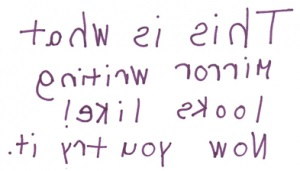
#> input picture predictia-backend/app/ml_model/dyslexia/input/hw_05.jpg, 300 x 171 px
$ jupyter execute --allow-errors Dyslexia_Prediction.ipynb
#> lines starting #> are read from the running program, lines starting #| are printed output that depends on the picture; after the words box and inside, x2 and y2 are one past the last pixel; in counts of white or black regions, pixels touching at a corner belong together
# Final Working

[cell 1]
# Load Trained Model from dyslexia_model
from tensorflow import keras
#> (the rest of this cell did not finish here and is left out)

[cell 2]
# Basic Testing based on image [ available in dataset ]
import cv2
import numpy as np

# Read Actual Image
char = cv2.imread('Gambo/Train/Reversal/1_31975.png')
# Convert it to 28x28
#> (the rest of this cell did not finish here and is left out)

[cell 3]
# Actual Testing based on captured image
'''
    1. Read Handwriting image
    2. Convert it to grayscale
    3. Obtained it's Threshold
    4. Clean image [ morphological operations ]
    5. Detect color changes on image [ findContours ]
        5.1 : Iterate over each change
        5.2 : get exact character co-ordinates [ boundingRect ]
        5.3 : Crop character from actual image using co-ordinates
        5.4 : Convert cropped image into RGB
        5.5 : Resize it to 28x28
        5.6 : store all characters in array [seperated_chars]
    6. Pass seperated_chars array to model for prediction
    7. Obtain mean of predicted array [ column ]
    8. (prediction_mean_arr[0] > prediction_mean_arr[1]) ? Not Dected : Dected
'''
# Load the image
img = cv2.imread('input/hw_05.jpg')
#> img is the input picture: shape (171, 300, 3); mean B, G, R 244, 241, 244.1

# Convert the image to grayscale
gray = cv2.cvtColor(img, cv2.COLOR_BGR2GRAY)

# Threshold the image to segment the characters
_, thresholded = cv2.threshold(gray, 128, 255, cv2.THRESH_BINARY_INV)
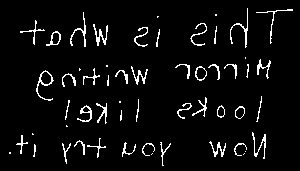
#> thresholded: shape (171, 300); 4.9% white in thin lines or dots, all inside (x1, y1, x2, y2) = (9, 8, 293, 166)

# Perform morphological operations to clean up the image
kernel = cv2.getStructuringElement(cv2.MORPH_ELLIPSE, (3,3))
thresholded = cv2.morphologyEx(thresholded, cv2.MORPH_CLOSE, kernel)
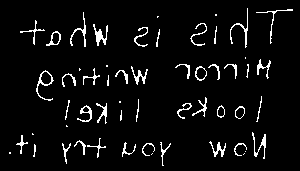
#> thresholded: shape (171, 300); 5.1% white in thin lines or dots, all inside (x1, y1, x2, y2) = (9, 8, 293, 166)

# Find the contours of the characters
contours, _ = cv2.findContours(thresholded, cv2.RETR_EXTERNAL, cv2.CHAIN_APPROX_SIMPLE)
#> contours = 55 contours, 24 with area under 20; largest, box (x1, y1, x2, y2) and area: (36, 70, 54, 101) 162, (195, 66, 207, 81) 116, (46, 31, 61, 46) 108, (235, 106, 245, 119) 86, (93, 24, 108, 46) 85

# Iterate through the contours
seperated_chars = []
for i, contour in enumerate(contours):
    # Get the bounding rectangle of the contour
    x, y, w, h = cv2.boundingRect(contour)
    # Crop the character using array slicing
    character = thresholded[y:y+h, x:x+w]

    #convert each image into RGB format and pass it to model
    rgb = cv2.cvtColor(character, cv2.COLOR_GRAY2RGB)
    seperated_chars.append(cv2.resize(rgb, (28, 28)))
#> this loop made 55 passes
#> (x, y, w, h) on passes 5, 6, 7, 8, 9, 10, 11, 12, 13, 14, 16, 18: (33, 144, 3, 13), (234, 143, 13, 13), (142, 143, 13, 13), (62, 143, 9, 21), (160, 142, 11, 24), (122, 142, 14, 15), (209, 141, 17, 16), (74, 140, 12, 15), (87, 138, 19, 20), (16, 135, 12, 19), (252, 132, 14, 27), (120, 110, 2, 11)
#> (contour, x, y, w, h, character) on passes 1, 2, 3, 15, 17, 24: ([[244, 153], [243, 154]], 243, 153, 2, 2, [[0, 255], [255, 0]]), ([[152, 153], [151, 154]], 151, 153, 2, 2, [[0, 255], [255, 0]]), ([[9, 152], [9, 153], [10, 153], [10, 152]], 9, 152, 2, 2, [[255, 255], [255, 255]]), ([[32, 133], [32, 134], [33, 134]], 32, 133, 2, 2, [[255, 0], [255, 255]]), ([[66, 125], [66, 126], [67, 126]], 66, 125, 2, 2, [[255, 0], [255, 255]]), ([[119, 101], [119, 102], [120, 102], [120, 101]], 119, 101, 2, 2, [[255, 255], [255, 255]])
#> after the loop, seperated_chars = 55 items

#> (the rest of this cell did not finish here and is left out)

$ run again, with predictia-backend/app/ml_model/dyslexia/input/hw_01.jpg copied over predictia-backend/app/ml_model/dyslexia/input/hw_05.jpg
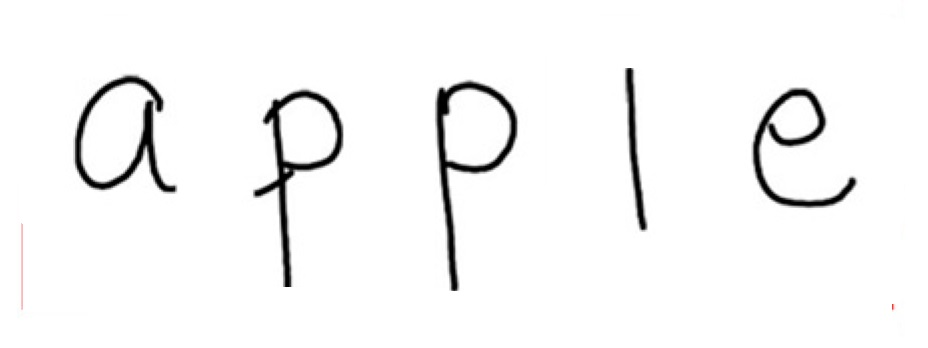
#> input picture predictia-backend/app/ml_model/dyslexia/input/hw_01.jpg, 928 x 348 px
#> img is the input picture: shape (348, 928, 3); mean B, G, R 246.1, 246.1, 246.1
#> `_, thresholded = cv2.threshold(gray, 128, 255, cv2.THRESH_BINARY_INV)`:
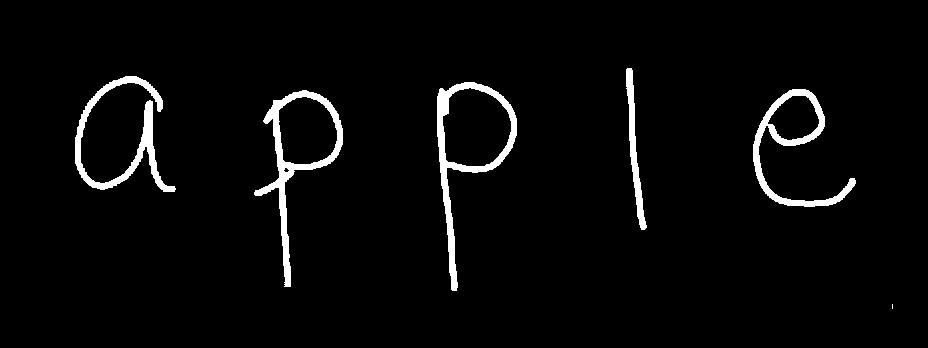
#> thresholded: shape (348, 928); 3.4% white; 6 white regions (1 under 20 px), largest, box (x1, y1, x2, y2) and area: (437, 82, 517, 291) 2664, (254, 90, 343, 287) 2645, (75, 76, 176, 192) 2460, (753, 89, 856, 207) 2186, (626, 68, 647, 230) 1055
#> contours = 6 contours, 1 with area under 20; largest, box (x1, y1, x2, y2) and area: (437, 82, 517, 291) 6616, (254, 90, 343, 287) 5562, (753, 89, 856, 207) 3504, (75, 76, 176, 192) 2169, (626, 68, 647, 230) 890
#> the loop `for i, contour in enumerate(contours):` made 6 passes
#> (x, y, w, h) on passes 2 to 6: (254, 90, 89, 197), (753, 89, 103, 118), (437, 82, 80, 209), (75, 76, 101, 116), (626, 68, 21, 162)
#> after the loop `for i, contour in enumerate(contours):`:
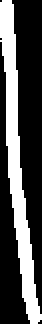
#> character: shape (162, 21) (shown 2 times larger); 31% white; 1 white region, box (x1, y1, x2, y2) and area: (0, 0, 21, 162) 1055
#> after the loop `for i, contour in enumerate(contours):`: seperated_chars = 6 items

$ run again, with predictia-backend/app/ml_model/dyslexia/input/hw_02.jpg copied over predictia-backend/app/ml_model/dyslexia/input/hw_05.jpg
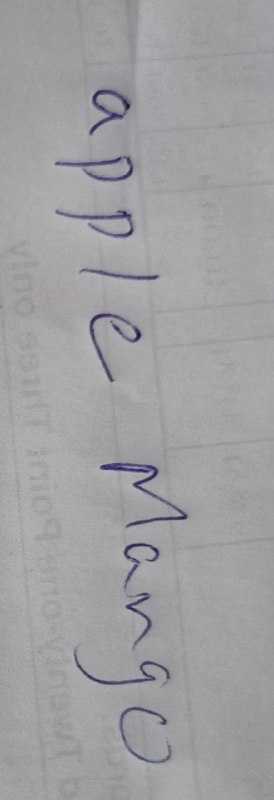
#> input picture predictia-backend/app/ml_model/dyslexia/input/hw_02.jpg, 274 x 800 px
#> img is the input picture: shape (800, 274, 3); mean B, G, R 162.3, 160, 160.4
#> `_, thresholded = cv2.threshold(gray, 128, 255, cv2.THRESH_BINARY_INV)`:
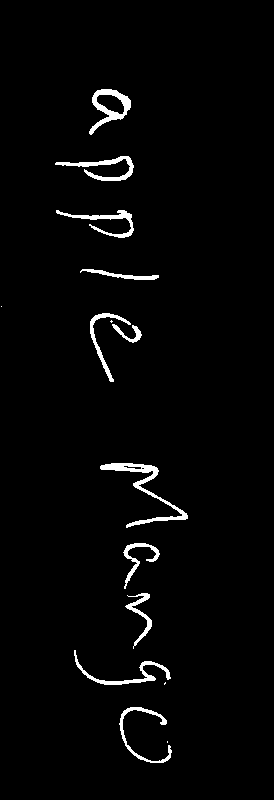
#> thresholded: shape (800, 274); 2.4% white; 15 white regions (4 under 20 px), largest, box (x1, y1, x2, y2) and area: (100, 463, 188, 528) 919, (89, 89, 131, 135) 646, (55, 156, 134, 181) 568
#> contours = 13 contours, 3 with area under 20; largest, box (x1, y1, x2, y2) and area: (89, 89, 131, 135) 910, (100, 463, 188, 528) 760, (90, 313, 142, 382) 454, (55, 156, 134, 181) 436, (74, 650, 171, 685) 394
#> the loop `for i, contour in enumerate(contours):` made 13 passes
#> (x, y, w, h) on passes 2, 4, 5, 6, 7, 8, 10, 11: (119, 707, 53, 56), (74, 650, 97, 35), (125, 593, 27, 56), (123, 543, 37, 46), (100, 463, 88, 65), (90, 313, 52, 69), (80, 269, 79, 11), (56, 210, 78, 28)
#> after the loop `for i, contour in enumerate(contours):`:
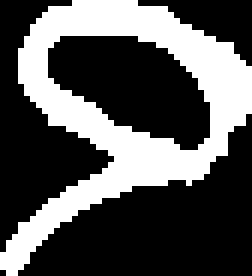
#> character: shape (46, 42) (shown 6 times larger); 33.7% white; 1 white region, box (x1, y1, x2, y2) and area: (0, 0, 42, 46) 651
#> after the loop `for i, contour in enumerate(contours):`: seperated_chars = 13 items

$ run again, with predictia-backend/app/ml_model/dyslexia/input/hw_03.jpg copied over predictia-backend/app/ml_model/dyslexia/input/hw_05.jpg
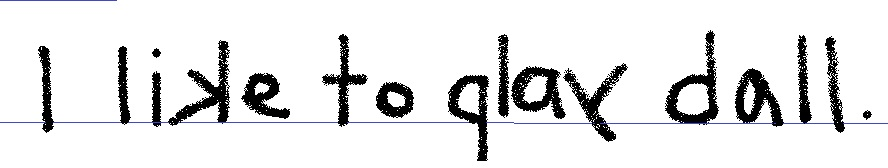
#> input picture predictia-backend/app/ml_model/dyslexia/input/hw_03.jpg, 888 x 168 px
#> img is the input picture: shape (168, 888, 3); mean B, G, R 228.4, 228, 228
#> `_, thresholded = cv2.threshold(gray, 128, 255, cv2.THRESH_BINARY_INV)`:
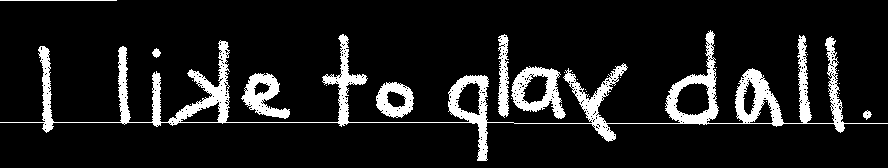
#> thresholded: shape (168, 888); 10.8% white; 32 white regions (24 under 20 px), largest, box (x1, y1, x2, y2) and area: (0, 30, 888, 161) 11897, (511, 66, 566, 119) 1343, (241, 73, 290, 119) 1069
#> `thresholded = cv2.morphologyEx(thresholded, cv2.MORPH_CLOSE, kernel)`:
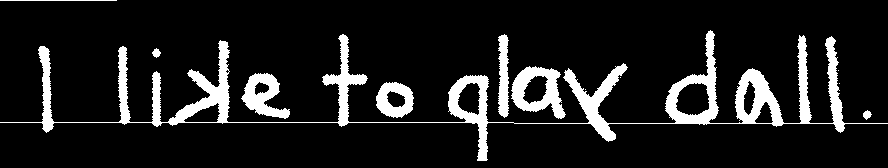
#> thresholded: shape (168, 888); 11.6% white; 12 white regions (4 under 20 px)
#> contours = 12 contours, 5 with area under 20; largest, box (x1, y1, x2, y2) and area: (0, 30, 888, 161) 13366, (511, 66, 566, 119) 1822, (241, 73, 290, 119) 1160, (376, 82, 414, 118) 1013, (498, 34, 509, 118) 640, (863, 110, 872, 120) 44, (152, 48, 161, 58) 44
#> the loop `for i, contour in enumerate(contours):` made 12 passes
#> (x, y, w, h) on passes 1 to 8: (863, 110, 9, 10), (585, 89, 1, 1), (839, 83, 1, 1), (376, 82, 38, 36), (620, 77, 1, 1), (241, 73, 49, 46), (838, 70, 1, 1), (511, 66, 55, 53)
#> after the loop `for i, contour in enumerate(contours):`: seperated_chars = 12 items
